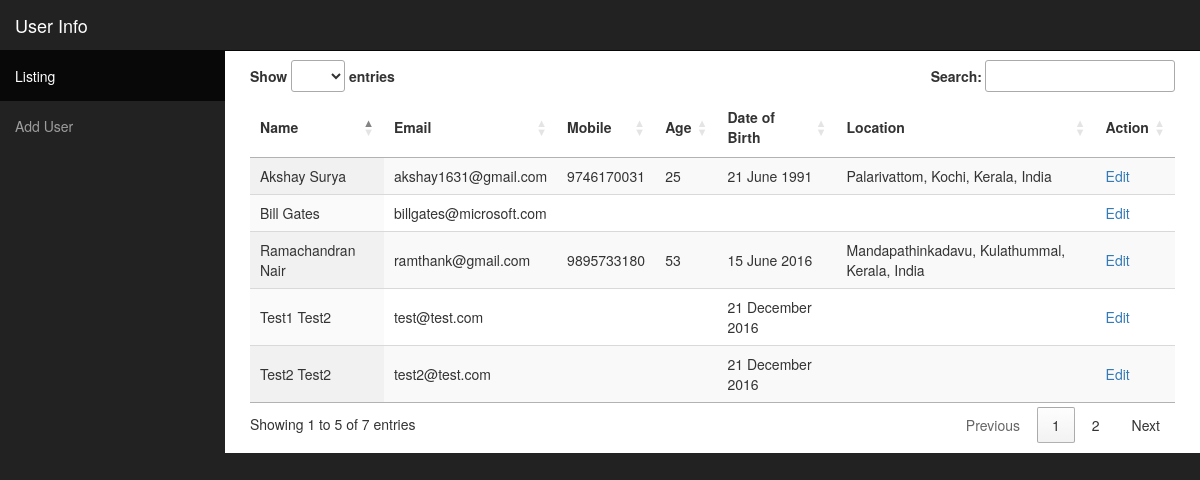
The page /listing/ on the database its author committed.
### user_admin/models.py (models this page shows, shortened)
class Profile(models.Model):
    user = models.OneToOneField(User)
    mobile = models.CharField(max_length=20, blank=True, null=True)
    age = models.CharField(max_length=10, blank=True, null=True)
    dob = models.DateField(blank=True, null=True)
    user_location = models.CharField(max_length=200, blank=True, null=True)

### user_admin/views.py (the view)
# urls.py: url(r'^listing/', views.listing_view),
def listing_view(request):
    context_dict = {}
    users = Profile.objects.all()
    context_dict['users'] = users
    return render(request, 'listing.html', context_dict)

### user_admin/templates/listing.html
{% extends 'base_template.html' %}
{% load staticfiles %}
{% block main_content %}
<table id="myTable" class="display">
	<thead>
		<tr>
			<th>
				Name
			</th>
			<th>
				Email
			</th>
			<th>
				Mobile
			</th>
			<th>
				Age
			</th>
			<th>
				Date of Birth
			</th>
			<th>
				Location
			</th>
			<th>
				Action
			</th>
		</tr>
	</thead>
	<tbody>
		{% for user in users %}
			<tr>
				<td>
					{{ user.user.first_name|title }} {{ user.user.last_name|title }}
				</td>
				<td>
					{{ user.user.email }}
				</td>
				<td>
					{{ user.mobile|default:"" }}
				</td>
				<td>
					{{ user.age|default:"" }}
				</td>
				<td>
					{{ user.dob|date:"d F Y"|default:"" }}
				</td>
				<td>
					{{ user.user_location|default:"" }}
				</td>
				<td>
					<a href="/edit/{{ user.id }}">Edit</a>
				</td>
			</tr>
		{% endfor %}
	</tbody>
</table>
{% endblock %}

### user_admin/templates/base_template.html (shortened to what this page needs)
{% load staticfiles %}
<!DOCTYPE html>
<html lang="en">
<head>
    <link href="{% static 'css/bootstrap.min.css' %}" rel="stylesheet">
    <link href="{% static 'css/sb-admin.css' %}" rel="stylesheet">
    <link href="{% static 'css/custom.css' %}" rel="stylesheet">
    <link href="//cdn.datatables.net/1.10.13/css/jquery.dataTables.min.css" rel="stylesheet">
</head>
<body>
    <div id="wrapper">
        <nav class="navbar navbar-inverse navbar-fixed-top" role="navigation">
            <div class="navbar-header">
                <a class="navbar-brand" href="index.html">User Info</a>
            </div>
            <div class="collapse navbar-collapse navbar-ex1-collapse">
                <ul class="nav navbar-nav side-nav">
                    <li id="listing_nav">
                        <a href="/listing"> Listing</a>
                    </li>
                    <li id="add_nav">
                        <a href="/add"> Add User</a>
                    </li>
                </ul>
            </div>
        </nav>
        <div id="page-wrapper">
            <div class="container-fluid">
                <div class="row">
                    <div class="col-lg-12">
                        {% block main_content %}
                        {% endblock %}
                    </div>
                </div>
            </div>
        </div>
    </div>
</body>
</html>

### user_admin/static/css/sb-admin.css (style rules this page uses)
body { margin-top: 100px; background-color: #222; }
@media (min-width:768px) { body { margin-top: 50px; } }
#wrapper { padding-left: 0; }
#page-wrapper { width: 100%; padding: 0; background-color: #fff; }
@media (min-width:768px) { #wrapper { padding-left: 225px; } }
@media (min-width:768px) { #page-wrapper { padding: 10px; } }
@media (min-width:768px) { .side-nav { position: fixed; top: 51px; left: 225px; width: 225px; margin-left: -225px; border: none; border-radius: 0; overflow-y: auto; background-color: #222; bottom: 0; overflow-x: hidden; padding-bottom: 40px; } }
@media (min-width:768px) { .side-nav>li>a { width: 225px; } }

### rows shown on the page
Profile: user.first_name "Akshay", user.last_name "Surya", user.email "akshay1631@gmail.com", mobile "9746170031", age "25", dob "21 June 1991", user_location "Palarivattom, Kochi, Kerala, India"
Profile: user.first_name "Ramachandran", user.last_name "Nair", user.email "ramthank@gmail.com", mobile "9895733180", age "53", dob "15 June 2016", user_location "Mandapathinkadavu, Kulathummal, Kerala, India"
Profile: user.first_name "Test1", user.last_name "Test2", user.email "test@test.com", dob "21 December 2016"
Profile: user.first_name "Test2", user.last_name "Test2", user.email "test2@test.com", dob "21 December 2016"
Profile: user.first_name "Bill", user.last_name "Gates", user.email "billgates@microsoft.com"
